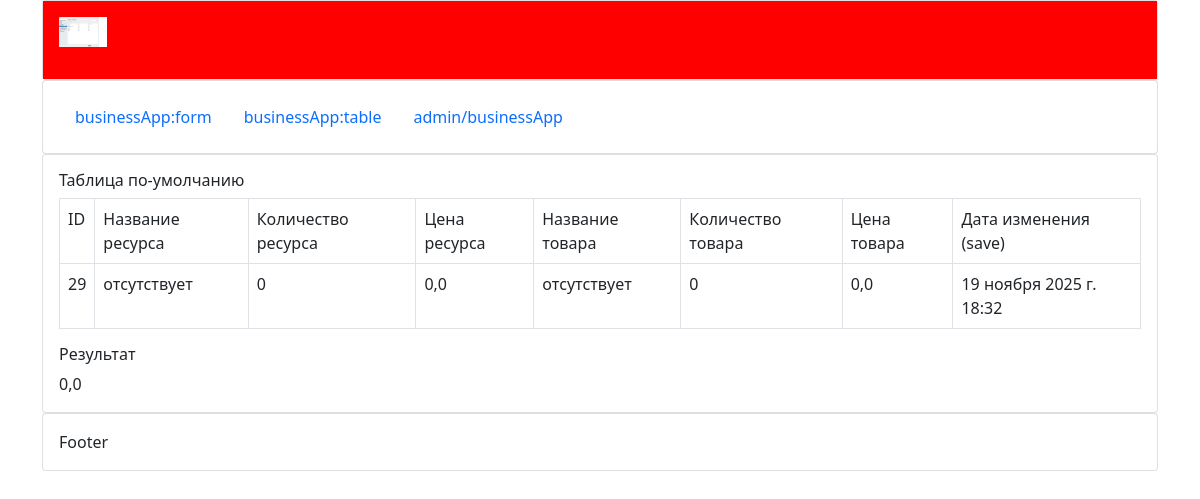
/table/, run on an earlier commit of the app's database.
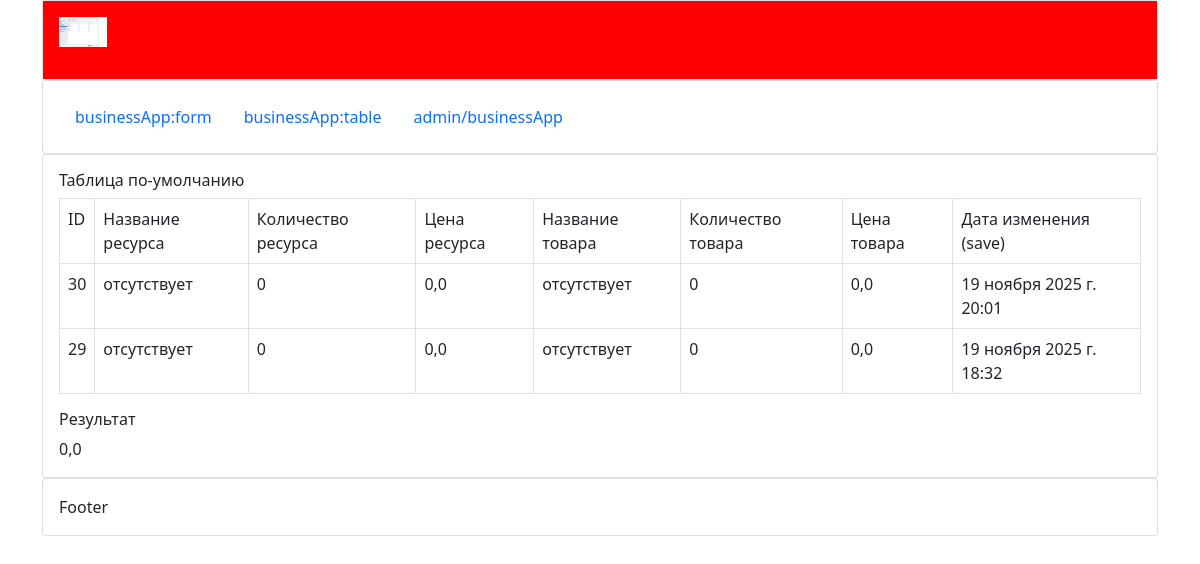
And on a later commit of the database.
### businessApp/models.py (models this page shows, shortened)
class businessApp(models.Model):
    r_name= models.CharField(
        verbose_name="Название ресурса",
        default="отсутствует",
        max_length=255,
    )
    r_amount=models.IntegerField(
        verbose_name="Количество ресурса", default=0,
        )
    r_price=models.FloatField(
        verbose_name="Цена ресурса", default=0,
        )
    s_name= models.CharField(
        verbose_name="Название товара",
        default="отсутствует",
        max_length=255,
    )
    s_amount=models.IntegerField(
        verbose_name="Количество товара", default=0,
        )
    s_price=models.FloatField(
        verbose_name="Цена товара", default=0,
        )
    current_date = models.DateTimeField(
        verbose_name="Дата изменения (save)", auto_now=True
    )
    class Meta:
        verbose_name = "Запись"
        verbose_name_plural = "Таблицы"
        ordering = ("id", )

### businessApp/views.py (the view)
# urls.py: path('table/', views.table, name='table'),
def table(request):
    objects_values = businessApp.objects.values()
    objects_values = businessApp.objects.values().order_by("-id")[0:100]
    print("\nobjects_values:", objects_values)
    objects_values_list = businessApp.objects.values()
    print("\nobjects_values_list:", objects_values_list)
    result = solution(objects_values)
    print("\nresult", result)
    fields = businessApp._meta.get_fields()
    print("\nfields", fields)
    verbose_name_list = []
    name_list = []
    for e in fields:
        verbose_name_list.append(e.verbose_name)
        name_list.append(e.name)
    print ("\n\nname_list", name_list)
    print ("\n\nverbose_ name_list", verbose_name_list)
    context = {
        "verbose_name_list": verbose_name_list,
        "objects_values": objects_values,
        "result": result,
    }
    return render(request, "b_table.html", context)

### businessApp/views.py (called while the page is built)
def solution(objects_values):
    print("\nobjects_values:\n", objects_values)
    result = 0.
    r_cost = 0.
    s_cost = 0.
    for values in objects_values:
        r_cost = r_cost + values.get("r_amount")*values.get("r_price")
        s_cost = s_cost + values.get("s_amount")*values.get("s_price")
    print ("\n\n r_cost, s_cost", r_cost, s_cost)
    result = s_cost - r_cost
    return result

### businessApp/templates/b_table.html (shortened to what this page needs)
{% extends 'b_layout.html' %}
{% block content %}
    <h6>Таблица по-умолчанию</h6>
    <table class="table table-bordered">
        <tbody>
        <tr>
            {% for name in verbose_name_list %}
                <td>{{ name }}</td>
            {% endfor %}
        </tr>
        {% for object in objects_values %}
            <tr>
                {% for key, value in object.items %}
                    <td>
                        {{ value }}
                    </td>
                {% endfor %}
            </tr>
        {% endfor %}
    </table>
    <h6>Результат</h6>
    {{ result }}
{% endblock %}

What changed in the data, as far as the page shows it:
added businessApp: object "30" "отсутствует" "0" "0,0" "отсутствует" "0" "0,0" "19 ноября 2025 г. 20:01"
